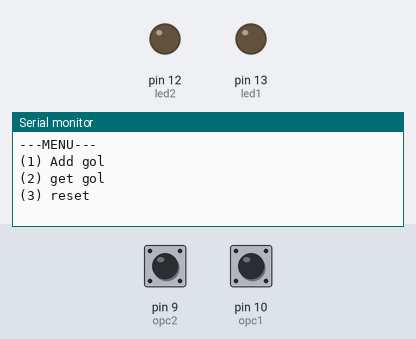
This sketch was run on a simulated Arduino Uno, built with avr-gcc and run on an emulated ATmega328P. On the bench: output pins drawn as LEDs (lit = HIGH), the last lines printed to the serial monitor. The inputs (shaded band) are chosen by the test bench; at power-on: pin 9 (opc2) LOW, pin 10 (opc1) LOW.

Above: at 1.2 s.
1.3 s: pin 9 (opc2) pulsed HIGH 2 times (0.12 s each, 0.3 s apart)
At 1.84 s:
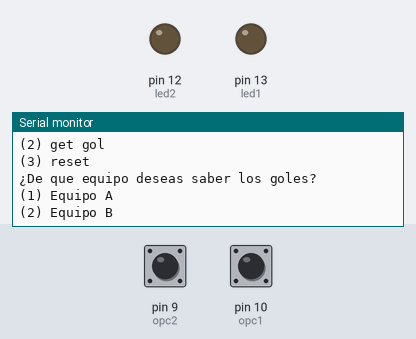
3.4 s: pin 10 (opc1) pulsed HIGH 2 times (0.12 s each, 0.3 s apart)
At 3.93 s:
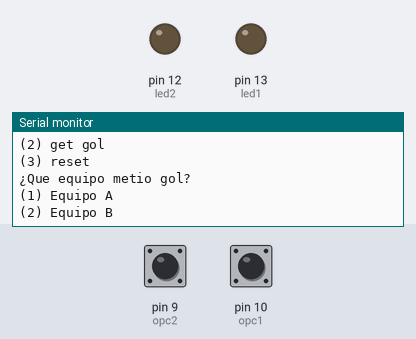

Measured:
- after the input at 1.3 s, the serial monitor: prints a new line after 0.30 s (image 1)
- after the input at 3.4 s, the serial monitor: prints a new line after 0.30 s (image 2)

The sketch:

clase-entradas-digitales-app-autonomas.ino
```cpp
// menu inicial
// (1) Añadir gol
// (2) Conocer numero de goles
// (3) Resetear

// 3 leds   ->  codigo binario   ->
// 3 pulsantes

#define opc1 10
#define opc2 9

#define led1 13
#define led2 12

int golesEquipoA = 0;
int golesEquipoB = 0;

void setup() {
  // put your setup code here, to run once:
  pinMode(opc1, INPUT);
  pinMode(opc2, INPUT);
  pinMode(led1, OUTPUT);
  pinMode(led2, OUTPUT);
  Serial.begin(9600);
}

void loop() {
   int opcion = showMenuInicial();
   if (opcion == 1) {
      addGol();
   }
   if(opcion == 2) {
     getGoles();
   }
   if (opcion == 3) {
      reset();
   }
}


int showMenuInicial() {
  int opc = 0;
  Serial.println("---MENU---");
   Serial.println("(1) Add gol ");
 Serial.println("(2) get gol ");
  Serial.println("(3) reset ");
  while (opc == 0) {
        boolean pulsante1 = getEstatePulsante(opc1);
        if (pulsante1 == true) {
            opc = 1;
        }
        boolean pulsante2 = getEstatePulsante(opc2);
        if (pulsante2 == true) {
            opc = 2;
        }
  }
  return opc;


}

void addGol() {
  int opc = 0;
  Serial.println("¿Que equipo metio gol?");
  Serial.println("(1) Equipo A ");
  Serial.println("(2) Equipo B ");
  while (opc == 0) {
        boolean pulsante1 = getEstatePulsante(opc1);
        if (pulsante1 == true) {
            opc = 1;
        }
        boolean pulsante2 = getEstatePulsante(opc2);
        if (pulsante2 == true) {
            opc = 2;
        }
  }
  if (opc == 1) {
    golesEquipoA = golesEquipoA + 1;
  }

}

void getGoles() {
  int opc = 0;
  Serial.println("¿De que equipo deseas saber los goles?");
  Serial.println("(1) Equipo A ");
  Serial.println("(2) Equipo B ");
  while (opc == 0) {
        boolean pulsante1 = getEstatePulsante(opc1);
        if (pulsante1 == true) {
            opc = 1;
        }
        boolean pulsante2 = getEstatePulsante(opc2);
        if (pulsante2 == true) {
            opc = 2;
        }
  }
  if (opc == 1) {
      showGolesInLeds(golesEquipoA);
  }
}

void showGolesInLeds(int goles) {

    if (goles == 0) {
        digitalWrite(led1, LOW);
        digitalWrite(led2, LOW);
    }
        if (goles == 1) {
        digitalWrite(led1, HIGH);
        digitalWrite(led2, LOW);
    }
           if (goles == 2) {
        digitalWrite(led1, LOW);
        digitalWrite(led2, HIGH);
    }


}

void reset() {
   golesEquipoA = 0;
   golesEquipoB = 0;
}


boolean getEstatePulsante(int puerto) {
     boolean estado = digitalRead(puerto);
     boolean presionado = false;
     while(estado) {
        estado = digitalRead(puerto);
        presionado = true;
        delay(100);
     }
     return presionado;
}
```
